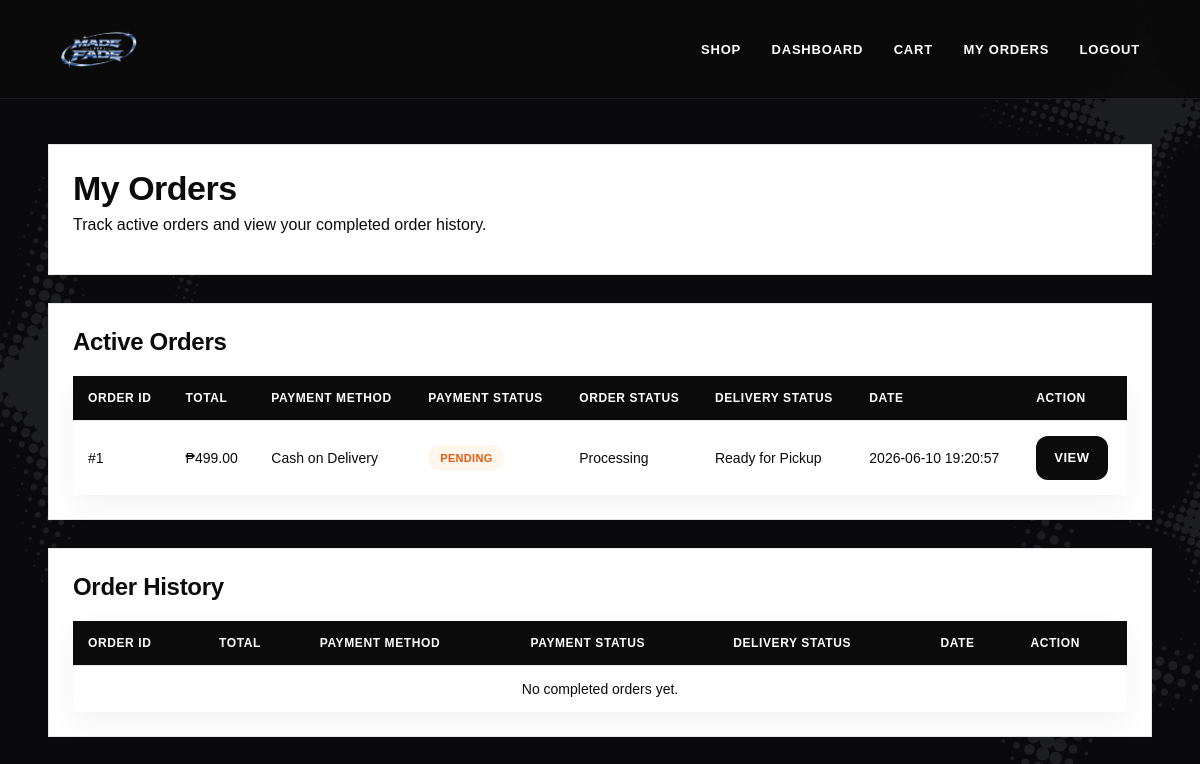
Page /customer/orders.php (signed in) on the earlier database version.
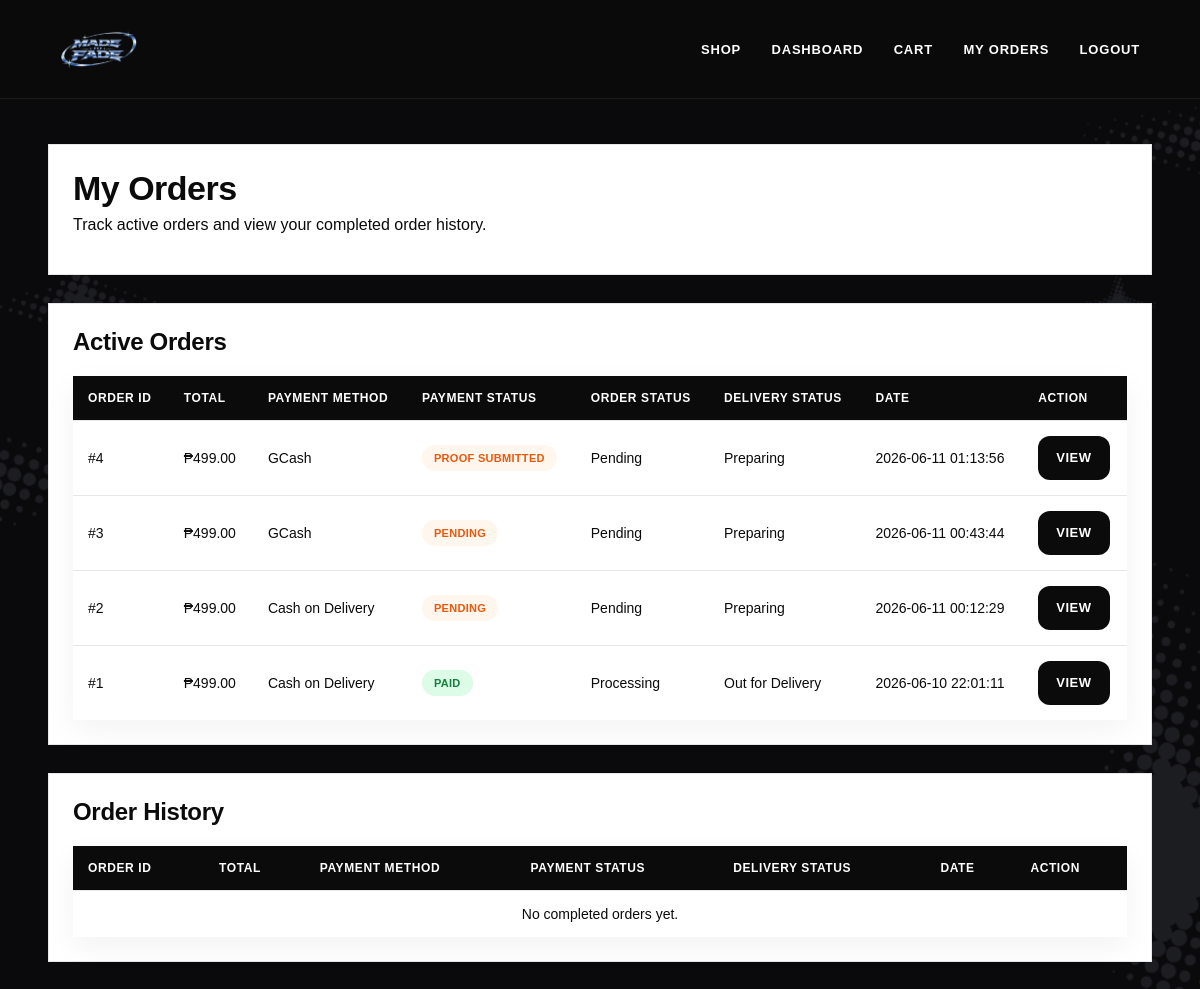
Same page on the later database version.
### tables this page shows
CREATE TABLE `orders` (
  `id` int(11) NOT NULL,
  `customer_id` int(11) DEFAULT NULL,
  `courier_id` int(11) DEFAULT NULL,
  `total` decimal(10,2) DEFAULT NULL,
  `order_status` varchar(50) DEFAULT NULL,
  `delivery_status` varchar(50) DEFAULT NULL,
  `payment_method` varchar(50) DEFAULT NULL,
  `payment_status` varchar(50) DEFAULT 'Pending',
  `stock_deducted` varchar(10) DEFAULT 'No',
  `proof_image` varchar(255) DEFAULT NULL,
  `payment_proof` varchar(255) DEFAULT NULL,
  `address` varchar(255) DEFAULT NULL,
  `contact_number` varchar(20) DEFAULT NULL,
  `date_created` timestamp NULL DEFAULT current_timestamp(),
  `payment_screenshot` varchar(255) DEFAULT NULL,
  `payment_reference` varchar(100) DEFAULT NULL,
  `payment_reject_reason` varchar(255) DEFAULT NULL
);

### customer/orders.php (the view, shortened to what this page needs)
<?php
include "../includes/config.php";
$customer_id = $_SESSION['user_id'];
$active_orders = mysqli_query($conn,
"SELECT * FROM orders
 WHERE customer_id='$customer_id'
 AND NOT (delivery_status='Delivered' AND payment_status='Paid')
 ORDER BY id DESC");
$order_history = mysqli_query($conn,
"SELECT * FROM orders
 WHERE customer_id='$customer_id'
 AND delivery_status='Delivered'
 AND payment_status='Paid'
 ORDER BY id DESC");
?>
<!DOCTYPE html>
<html>
<head>
    <link rel="stylesheet" type="text/css" href="../css/style.css">
</head>
<body class="bg-image">
<div class="navbar">
    <div class="logo-area">
        <img src="../images/logo.png" alt="Logo">
    </div>
    <div>
        <a href="../index.php">Shop</a>
        <a href="home.php">Dashboard</a>
        <a href="cart.php">Cart</a>
        <a href="orders.php">My Orders</a>
        <a href="../logout.php">Logout</a>
    </div>
</div>
<div class="admin-container">
<div class="panel">
<h1>My Orders</h1>
<p>Track active orders and view your completed order history.</p>
</div>
<div class="panel">
<h2>Active Orders</h2>
<table>
<tr>
    <th>Order ID</th>
    <th>Total</th>
    <th>Payment Method</th>
    <th>Payment Status</th>
    <th>Order Status</th>
    <th>Delivery Status</th>
    <th>Date</th>
    <th>Action</th>
</tr>
<?php if(mysqli_num_rows($active_orders) > 0){ ?>
<?php while($row = mysqli_fetch_assoc($active_orders)){ ?>
<tr>
    <td>#<?php echo $row['id']; ?></td>
    <td>₱<?php echo $row['total']; ?></td>
    <td><?php echo $row['payment_method']; ?></td>
    <td>
        <span class="status <?php echo $row['payment_status'] == 'Paid' ? 'completed' : 'pending'; ?>">
            <?php echo $row['payment_status']; ?>
        </span>
    </td>
    <td><?php echo $row['order_status']; ?></td>
    <td><?php echo $row['delivery_status']; ?></td>
    <td><?php echo $row['date_created']; ?></td>
    <td>
        <a href="order_details.php?id=<?php echo $row['id']; ?>" class="btn">View</a>
    </td>
</tr>
<?php } ?>
<?php } else { ?>
<tr>
    <td colspan="8" style="text-align:center;">No active orders.</td>
</tr>
<?php } ?>
</table>
</div>
<div class="panel">
<h2>Order History</h2>
<table>
<tr>
    <th>Order ID</th>
    <th>Total</th>
    <th>Payment Method</th>
    <th>Payment Status</th>
    <th>Delivery Status</th>
    <th>Date</th>
    <th>Action</th>
</tr>
<?php if(mysqli_num_rows($order_history) > 0){ ?>
<?php while($row = mysqli_fetch_assoc($order_history)){ ?>
<tr>
    <td>#<?php echo $row['id']; ?></td>
    <td>₱<?php echo $row['total']; ?></td>
    <td><?php echo $row['payment_method']; ?></td>
    <td>
        <span class="status completed">
            <?php echo $row['payment_status']; ?>
        </span>
    </td>
    <td>
        <span class="status delivered">
            <?php echo $row['delivery_status']; ?>
        </span>
    </td>
    <td><?php echo $row['date_created']; ?></td>
    <td>
        <a href="order_details.php?id=<?php echo $row['id']; ?>" class="btn">View</a>
    </td>
</tr>
<?php } ?>
<?php } else { ?>
<tr>
    <td colspan="7" style="text-align:center;">No completed orders yet.</td>
</tr>
<?php } ?>
</table>
</div>
</div>
</body>
</html>

Differences in the rows shown:
added orders: id "4", total "499.00", payment_method "GCash", payment_status "PROOF SUBMITTED", order_status "Pending", delivery_status "Preparing", date_created "2026-06-11 01:13:56"
added orders: id "3", total "499.00", payment_method "GCash", payment_status "PENDING", order_status "Pending", delivery_status "Preparing", date_created "2026-06-11 00:43:44"
added orders: id "2", total "499.00", payment_method "Cash on Delivery", payment_status "PENDING", order_status "Pending", delivery_status "Preparing", date_created "2026-06-11 00:12:29"
changed orders "Processing": payment_status "PENDING" → "PAID"; delivery_status "Ready for Pickup" → "Out for Delivery"; date_created "2026-06-10 19:20:57" → "2026-06-10 22:01:11"
